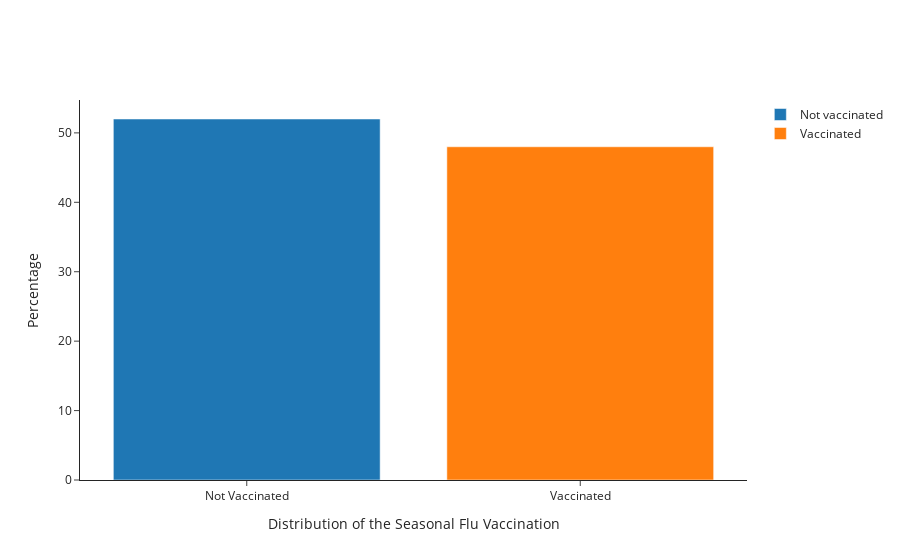

Notebook code for this chart:
### Code cell
# Creating plots for the distribution of our target(Seasonal) variables 

def get_figure_targets_Seas():
    fig = go.Figure(data=[
    go.Bar(name='Not vaccinated', x=data2.query('seasonal_vaccine == 0')['seasonal_vaccine'], y=data2.query('seasonal_vaccine == 0')['Percentage']),
    go.Bar(name='Vaccinated', x=data2.query('seasonal_vaccine == 1')['seasonal_vaccine'], y=data2.query('seasonal_vaccine == 1')['Percentage'])
],
    layout=go.Layout(template="simple_white"))

    # Change the bar mode
    # Change the bar mode
    fig.update_layout(barmode='group')
    fig.update_xaxes(title='Distribution of the Seasonal Flu Vaccination',
        ticktext=['Vaccinated', 'Not Vaccinated'],
        tickmode='array', tickvals = [1, 0])
    fig.update_yaxes(title='Percentage')
            
    return fig

fig_targets_Seas = get_figure_targets_Seas()
fig_targets_Seas

### Figure 1 — Plotly figure (JSON) as saved in the notebook; plotly's stock layout.template omitted (floating-point values rounded to 4 significant figures)
{"data": [{"name": "Not vaccinated", "type": "bar", "x": [0], "y": [52]}, {"name": "Vaccinated", "type": "bar", "x": [1], "y": [48]}], "layout": {"barmode": "group", "xaxis": {"tickmode": "array", "ticktext": ["Vaccinated", "Not Vaccinated"], "tickvals": [1, 0], "title": {"text": "Distribution of the Seasonal Flu Vaccination"}}, "yaxis": {"title": {"text": "Percentage"}}}}
